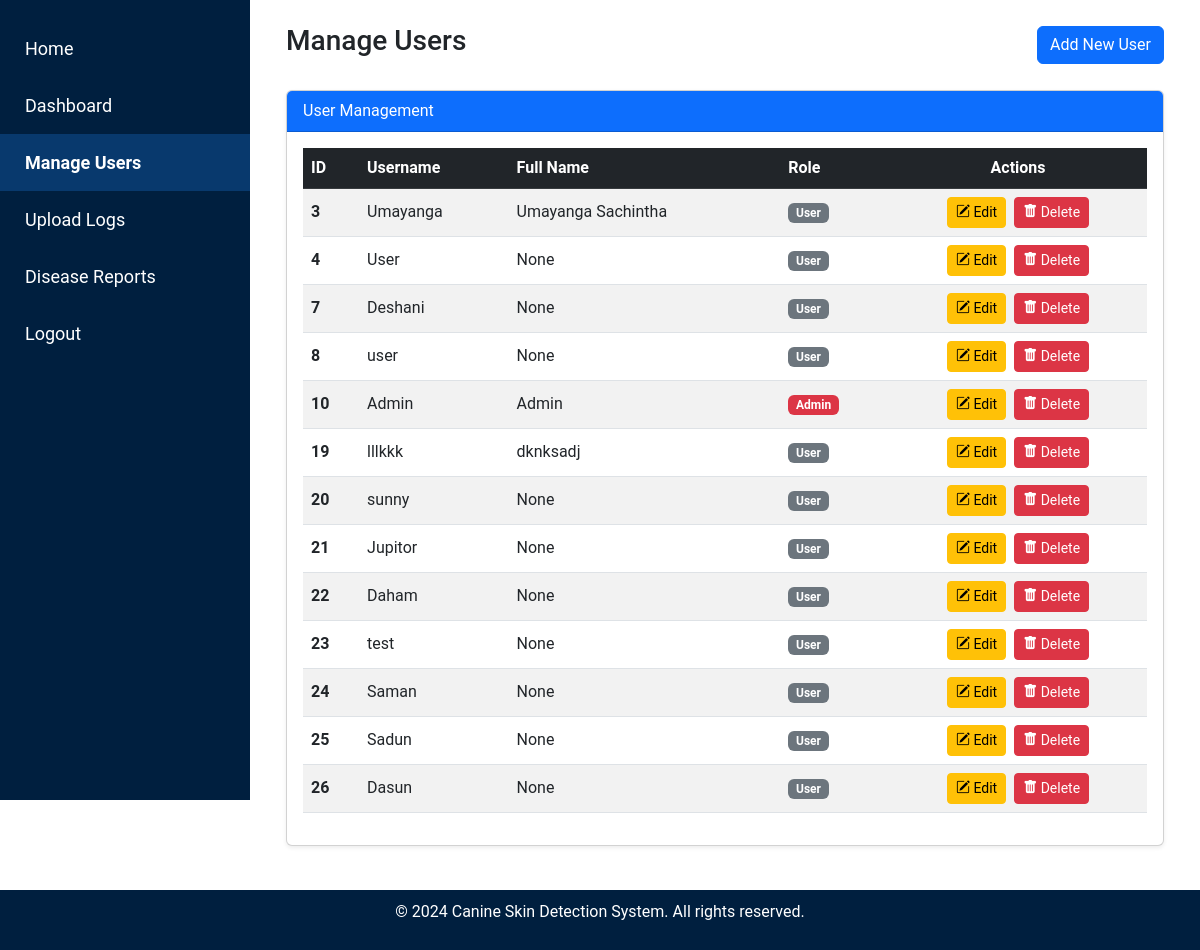
Page /admin/manage_users (signed in) on the earlier database version.
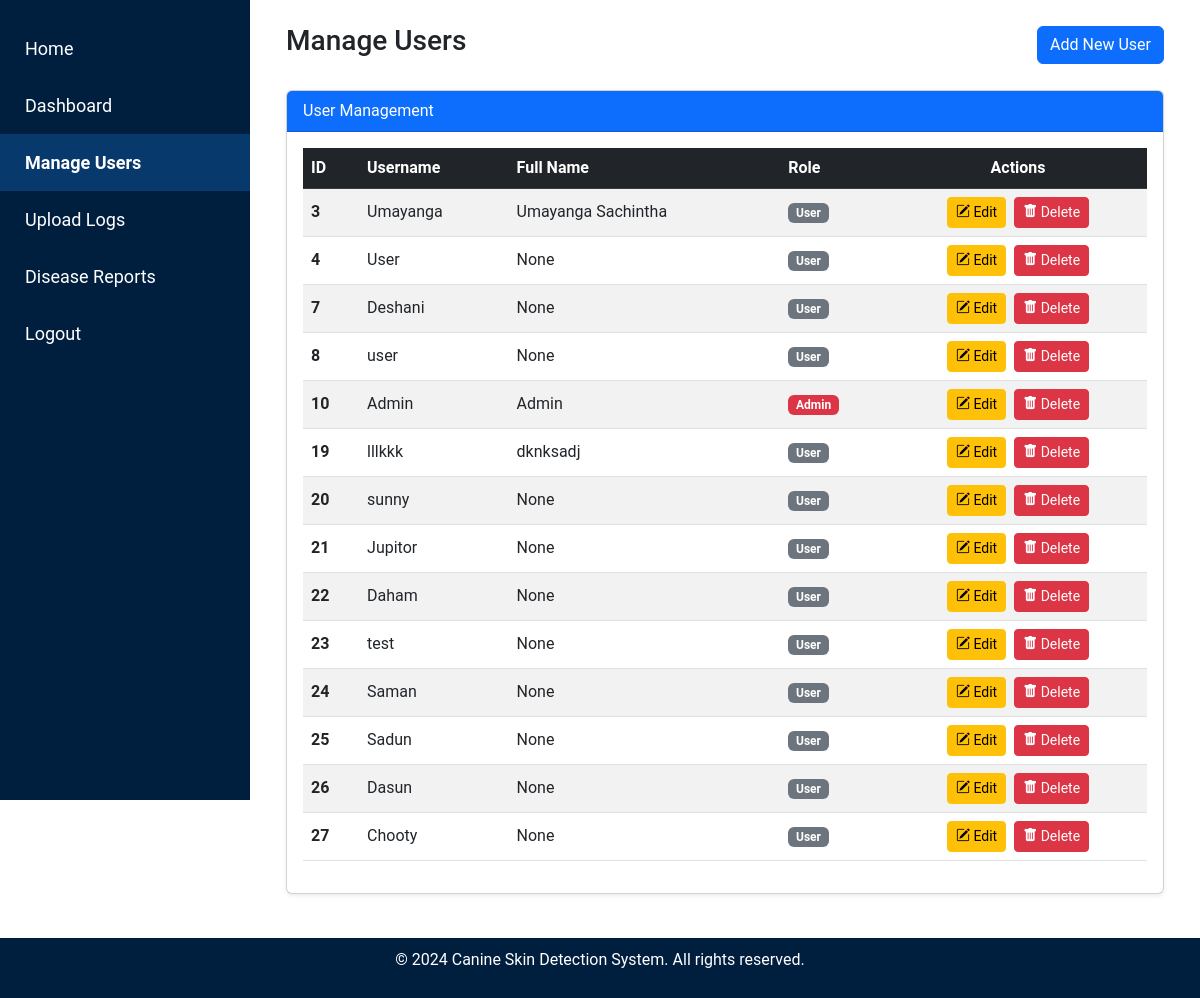
Same page on the later database version.
### tables this page shows
CREATE TABLE users (
    id INTEGER PRIMARY KEY AUTOINCREMENT,
    username TEXT UNIQUE NOT NULL,
    password TEXT NOT NULL
, "role" TEXT NOT NULL DEFAULT 'user', full_name TEXT, dob DATE, nic TEXT, profile_picture TEXT, address TEXT);

### admin.py (the view)
@admin.route('/manage_users')
def manage_users():
    if 'user' not in session or session.get('role') != 'admin':
        flash('Access denied! Admins only.', 'danger')
        return redirect(url_for('index'))
    conn = get_db_connection()
    users = conn.execute('SELECT id, username, full_name, role FROM users').fetchall()
    conn.close()
    return render_template('admin/manage_users.html', users=users)

### db.py (called while the page is built)
def get_db_connection():
    conn = sqlite3.connect('site.db')
    conn.row_factory = sqlite3.Row  # Allows accessing rows as dictionaries
    return conn

### templates/admin/manage_users.html (shortened to what this page needs)
<!DOCTYPE html>
<html lang="en">
<head>
    <link href="https://cdn.jsdelivr.net/npm/bootstrap@5.3.0-alpha1/dist/css/bootstrap.min.css" rel="stylesheet">
    <link rel="stylesheet" href="{{ url_for('static', filename='css/admin_styles.css') }}">
    <link href="https://cdnjs.cloudflare.com/ajax/libs/bootstrap-icons/1.8.1/font/bootstrap-icons.min.css" rel="stylesheet">
</head>
<body>
    {% include 'partials/admin_sidebar.html' %}
    <div class="content p-4">
        <div class="container-fluid">
            <div class="d-flex justify-content-between align-items-center mb-4">
                <h1 class="h3">Manage Users</h1>
                <a href="{{ url_for('admin.add_user') }}" class="btn btn-primary">Add New User</a>
            </div>
            <div class="card shadow-sm">
                <div class="card-header bg-primary text-white">
                    User Management
                </div>
                <div class="card-body">
                    <table class="table table-hover table-striped align-middle">
                        <thead class="table-dark">
                            <tr>
                                <th scope="col">ID</th>
                                <th scope="col">Username</th>
                                <th scope="col">Full Name</th>
                                <th scope="col">Role</th>
                                <th scope="col" class="text-center">Actions</th>
                            </tr>
                        </thead>
                        <tbody>
                            {% for user in users %}
                            <tr>
                                <th scope="row">{{ user.id }}</th>
                                <td>{{ user.username }}</td>
                                <td>{{ user.full_name }}</td>
                                <td>
                                    <span class="badge {% if user.role == 'admin' %} bg-danger {% else %} bg-secondary {% endif %}">
                                        {{ user.role | capitalize }}
                                    </span>
                                </td>
                                <td class="text-center">
                                    <a href="{{ url_for('admin.edit_user', user_id=user.id) }}" class="btn btn-sm btn-warning me-1" title="Edit User" data-bs-toggle="tooltip" data-bs-placement="top">
                                        <i class="bi bi-pencil-square"></i> Edit
                                    </a>
                                    <form action="{{ url_for('admin.delete_user', user_id=user.id) }}" method="POST" class="d-inline-block" onsubmit="return confirm('Are you sure you want to delete this user?');">
                                        <button type="submit" class="btn btn-sm btn-danger" title="Delete User" data-bs-toggle="tooltip" data-bs-placement="top">
                                            <i class="bi bi-trash-fill"></i> Delete
                                        </button>
                                    </form>
                                </td>
                            </tr>
                            {% endfor %}
                        </tbody>
                    </table>
                </div>
            </div>
        </div>
    </div>
    {% include 'partials/footer_admin.html' %}
</body>
</html>

Differences in the rows shown:
added users: id "27", username "Chooty", full_name "None", role "User"
